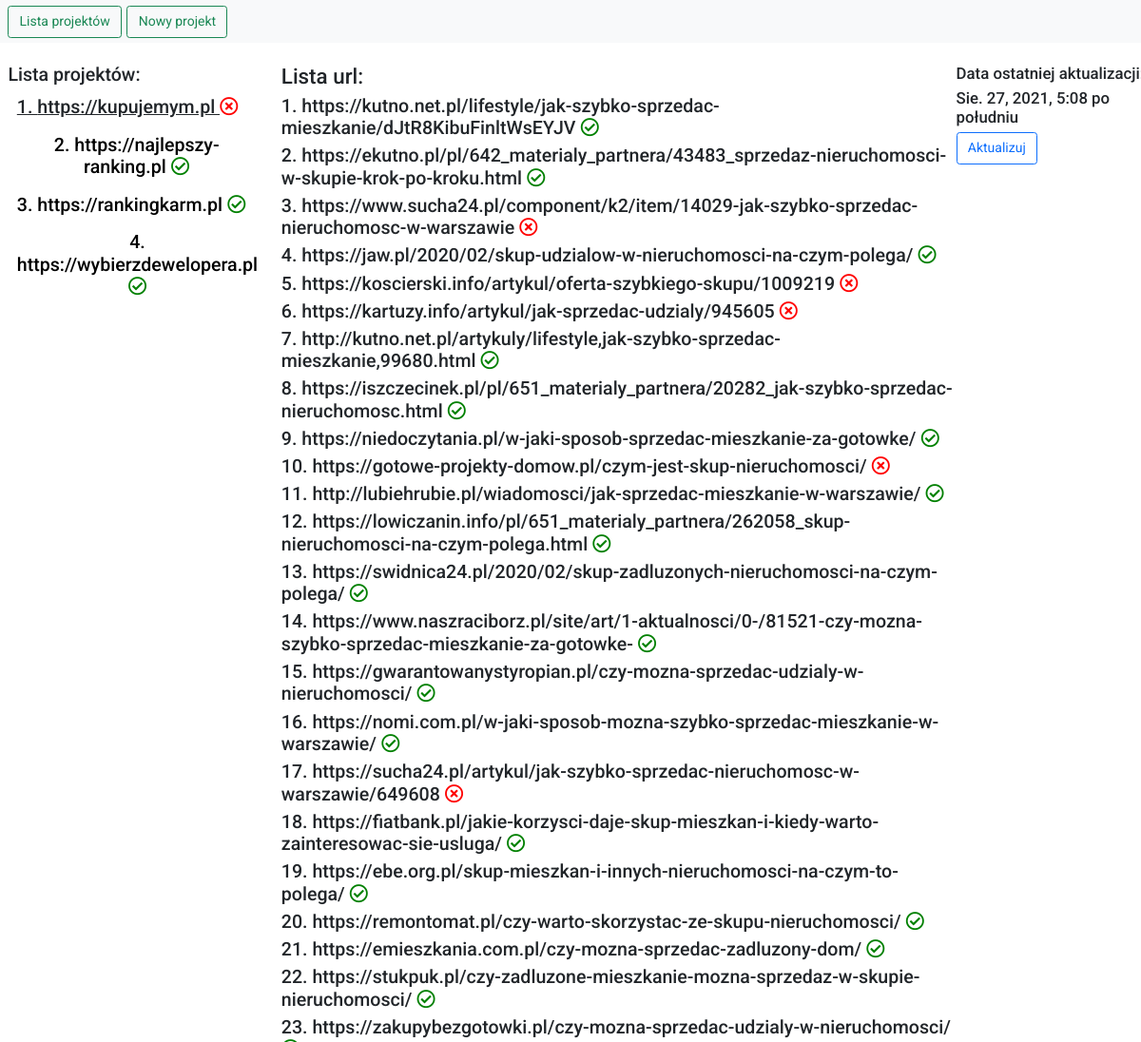
Before: / (upper part) with the older database file.
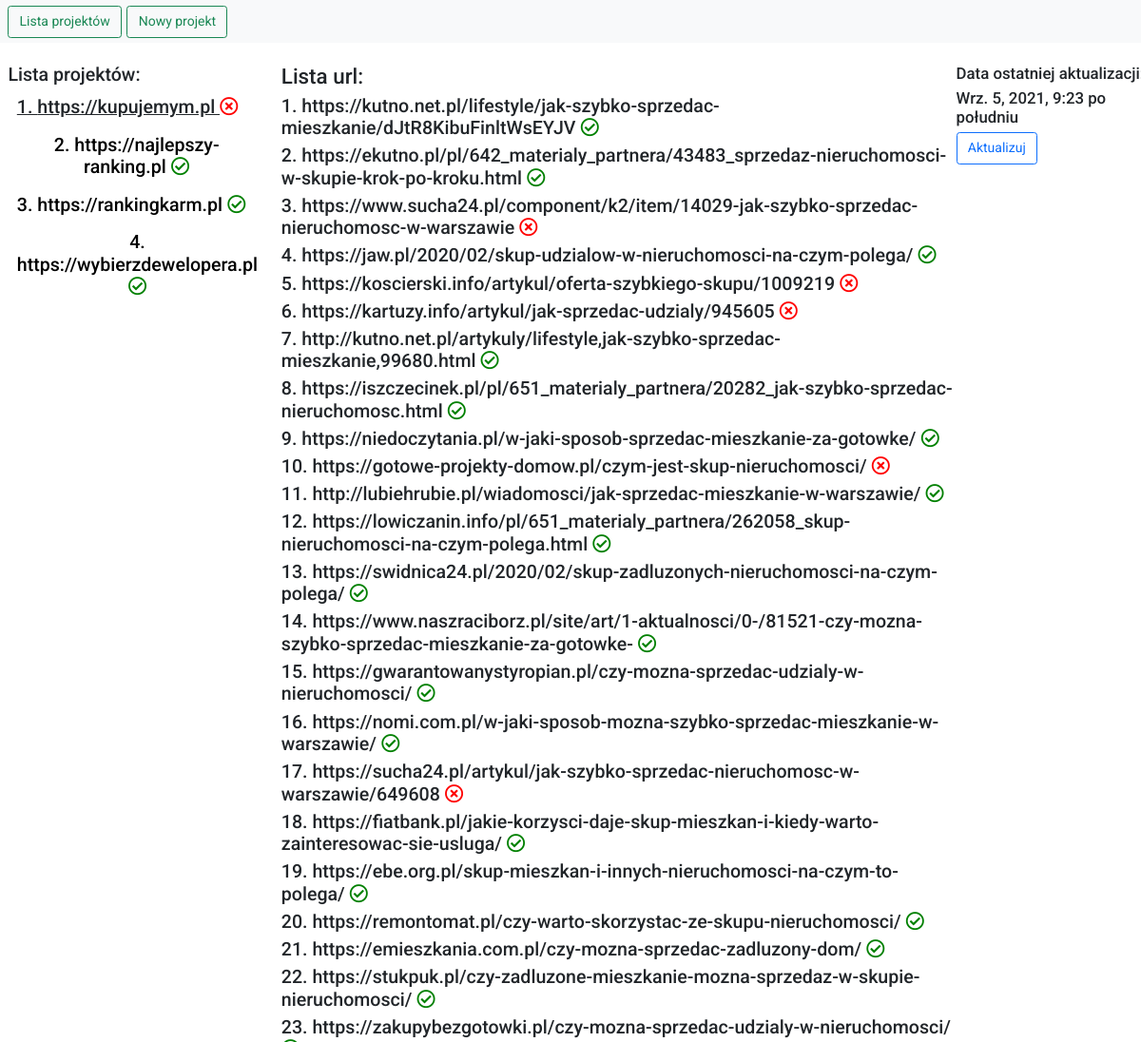
After: the same page with the newer database file.
### link_checker/models.py (models this page shows)
class Date(models.Model):
    time_of_update = models.DateTimeField()

### link_checker/views.py (the view)
# urls.py: path('', index, name='index'),
def index(request):
    project_urls = []
    all_projects = Project.objects.all().values_list()
    check_list = all_projects.exists()
    if all_projects:
        first_project_id = all_projects[0][0]
        test = first_project_id - len(all_projects) + 3
        projects_name = Project.objects.get(id=first_project_id) #choose first item from list
        project_urls = projects_name.related_urls.all()
        projects_names = list(Project.objects.all())
        selected_project = 1
        try:
            all_dates = Date.objects.all()
            update_time = all_dates[0]
        except:
            update_time = None
    else:
        projects_names = []
        first_project_id = 0
        update_time = None
        selected_project = None
    return render(request, 'index.html', {'projects_names': projects_names, 'project_urls': project_urls, 'selected_id': first_project_id, 'selected_project': selected_project, 'update_time': update_time})

### templates/index.html (shortened to what this page needs)
{% extends 'main.html' %}
{% block content %}
    <div class="panel">
        <div class="row">
            <div class="col-3 p-0 px-4 panel-left">
                <h3>Lista projektów:</h3>
                {% for project in projects_names %}
                    {% if forloop.counter is selected_project %}
                        {% if project.links_ok%}
                                <a href="{% url 'load_project' project.id %}" class="btn" style="text-decoration: underline"> <h3>{{ forloop.counter }}. {{project.title}} <i class="far fa-check-circle" style="color:green"></i></h3></a><br>
                            {% else %}
                                 <a href="{% url 'load_project' project.id %}" class="btn" style="text-decoration: underline"> <h3>{{ forloop.counter }}. {{project.title}} <i class="far fa-times-circle" style="color:red"></i></h3></a><br>
                            {% endif %}
                    {% else %}
                            {% if project.links_ok%}
                                <a href="{% url 'load_project' project.id %}" class="btn" style="color:black"> <h3>{{ forloop.counter }}. {{project.title}} <i class="far fa-check-circle" style="color:green"></i></h3></a><br>
                            {% else %}
                                 <a href="{% url 'load_project' project.id %}" class="btn" style="color:black"> <h3>{{ forloop.counter }}. {{project.title}} <i class="far fa-times-circle" style="color:red"></i></h3></a><br>
                            {% endif %}
                    {% endif %}
                {% empty %}
                    <h3>Brak projektów bazie danych</h3>
                {% endfor %}
            </div>
            <div class="col-7 p-0 panel-mid">
                  <h2>Lista url:</h2>
                {% for url in project_urls %}
                    {% if url.links_ok %}
                        <h3>{{ forloop.counter }}. {{url.urls}} <i class="far fa-check-circle" style="color:green"></i></h3>
                    {% else %}
                        <h3>{{ forloop.counter }}. {{url.urls}} <i class="far fa-times-circle" style="color:red"></i></h3>
                    {% endif %}
                {% empty %}
                     <h3>Brak linków dla projektu</h3>
                {% endfor %}
                <br>
            </div>
            <div class="col-2 p-0 panel-right">
                <h4>Data ostatniej aktualizacji: </h4>
                {% if update_time %}
                    <h4>{{ update_time.time_of_update }}</h4>
                {% else %}
                    <h4>Brak danych</h4>
                {% endif %}
                <a href="{% url 'check_url' %}" class="btn btn-outline-primary me-2 btn-lg">Aktualizuj</a>
            </div>
        </div>
    </div>
{% endblock %}

Changed rows visible on the page:
changed Date: time_of_update "Sie. 27, 2021, 5:08 po południu" → "Wrz. 5, 2021, 9:23 po południu"
